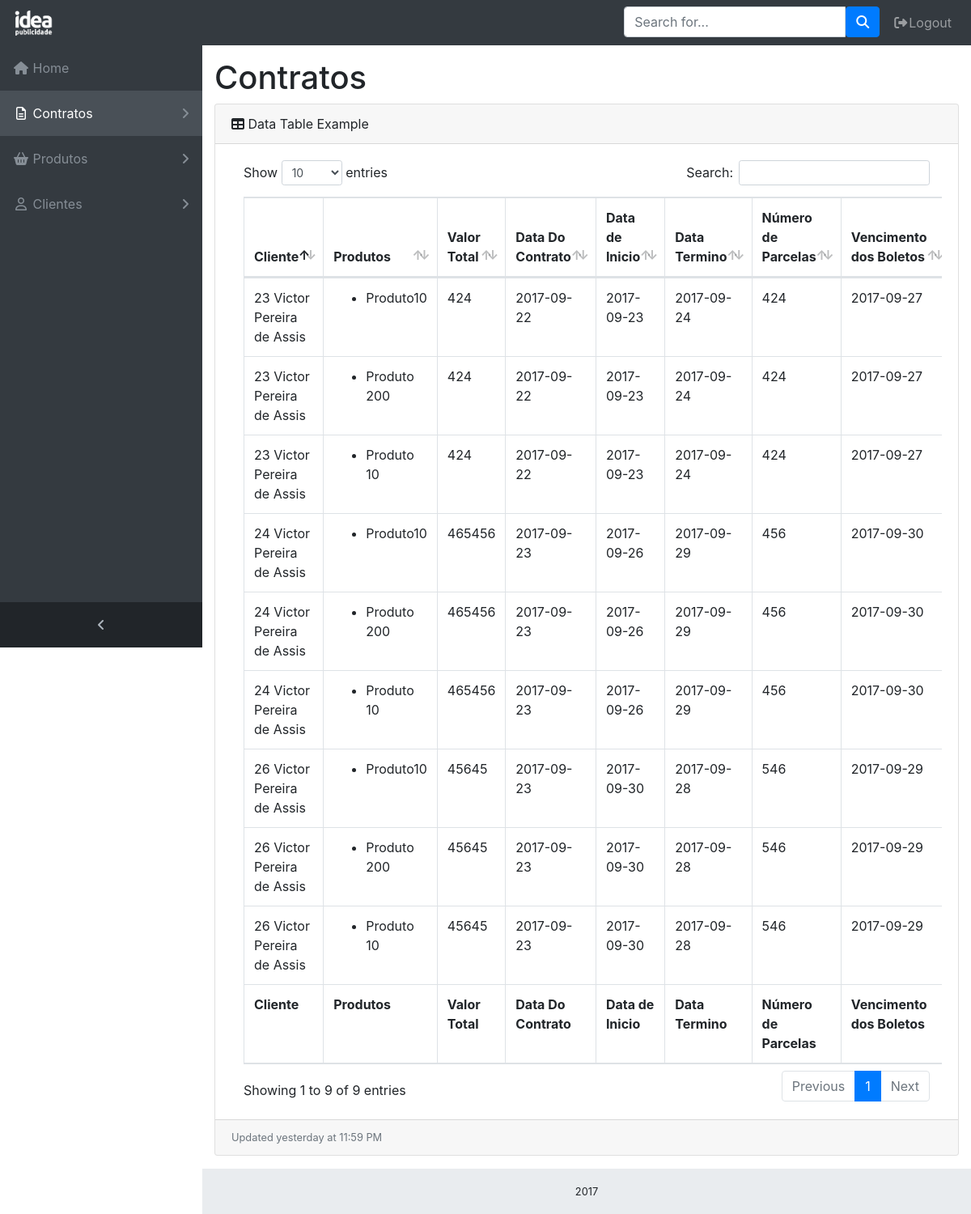
The page /index.php?option=contratos (signed in) on the database its author committed.
### tables this page shows
CREATE TABLE `contratos` (
  `idContrato` int(11) NOT NULL,
  `valor` double NOT NULL,
  `valorExtenco` varchar(50) NOT NULL,
  `dataAtual` date NOT NULL,
  `data_inicio` date NOT NULL,
  `data_fim` date NOT NULL,
  `num_parcelas` int(11) NOT NULL,
  `dataVencimento` date NOT NULL,
  `idCliente` int(11) NOT NULL
);

CREATE TABLE `clientes` (
  `idCliente` int(11) NOT NULL,
  `nomeCliente` varchar(150) NOT NULL,
  `dados` varchar(50) NOT NULL,
  `cidade` varchar(150) NOT NULL,
  `cep` varchar(15) NOT NULL,
  `estado` varchar(15) NOT NULL,
  `endereco` varchar(150) NOT NULL,
  `numero` varchar(100) NOT NULL,
  `bairro` varchar(150) NOT NULL
);

CREATE TABLE `produtos` (
  `idProduto` int(11) NOT NULL,
  `nomeProduto` varchar(150) NOT NULL,
  `descricao` varchar(750) NOT NULL,
  `valor` double NOT NULL
);

### control/Security.php (called while the page is built, shortened)
<?php
abstract class Security {
   static function checkLogin() {
      if( isset( $_SESSION['usuario']) &&  isset($_SESSION['senha'])) {
         return true;
      }  else {
         return false;
      }
   }
}

### control/DAO/ContratoDAO.php (called while the page is built, shortened)
<?php
class ContratoDAO {
   function listar() {
      $idContrato = func_get_args();
      $id = implode("", $idContrato[0]);
      try {
         $conexao = new ConnectionFactory();
         $con = $conexao->newConnection();
         if(empty($id)) {
            $cadastro = $con->prepare(
               "SELECT co.*, cl.nomeCliente, pr.nomeProduto FROM contratos co
               INNER JOIN clientes cl ON co.idCliente = cl.idCliente
               INNER JOIN listaprodutos lp ON lp.idContrato = co.idContrato
               INNER JOIN produtos pr ON pr.idProduto = lp.idProduto"
            );
         } else {
            $cadastro = $con->prepare("SELECT * FROM clientes WHERE idCliente = ?");
            $cadastro->bindValue(1,$id);
         }
         $cadastro->execute();
         if($cadastro->rowCount() > 0) {
            return $cadastro;
         } else {
            $validade = array('alert' => 'alert-warning', 'msg' => 'Cliente já cadastrado!');
         }
      } catch (Exception $ex) {
         die($ex->getMessage());
      }
   }
}

### control/ContratoCtrl.php (called while the page is built, shortened)
<?php
require_once __DIR__ . "/DAO/ContratoDAO.php";
class ContratoCtrl {
   function listarContrato() {
      $idContrato = func_get_args();
      $contratoDao = new ContratoDAO();
      return $contratoDao->listar($idContrato);
   }
}

### view/html/contratos.php (the view, shortened to what this page needs)
<?php
   require_once __DIR__ . "/../../control/Security.php";
   require_once __DIR__ . "/../../control/ContratoCtrl.php";
   $contratoCtrl = new ContratoCtrl();
?>
<h1>Contratos</h1>
<div class="card mb-3">
   <div class="card-header">
      <i class="fa fa-table"></i>
      Data Table Example
   </div>
   <div class="card-body">
      <div class="table-responsive">
         <table class="table table-bordered" width="100%" id="dataTable" cellspacing="0">
            <?php $rows = $contratoCtrl->listarContrato(); ?>
            <thead>
               <tr>
                  <th>Cliente</th>
                  <th>Produtos</th>
                  <th>Valor Total</th>
                  <th>Data Do Contrato</th>
                  <th>Data de Inicio</th>
                  <th>Data Termino</th>
                  <th>Número de Parcelas</th>
                  <th>Vencimento dos Boletos</th>
               </tr>
            </thead>
            <tfoot>
               <tr>
                  <th>Cliente</th>
                  <th>Produtos</th>
                  <th>Valor Total</th>
                  <th>Data Do Contrato</th>
                  <th>Data de Inicio</th>
                  <th>Data Termino</th>
                  <th>Número de Parcelas</th>
                  <th>Vencimento dos Boletos</th>
               </tr>
            </tfoot>
            <tbody>
               <?php while($inscricao = $rows->fetch(PDO::FETCH_OBJ)):  ?>
                  <tr>
                     <td><?php echo $inscricao->idContrato ?> <?php echo $inscricao->nomeCliente ?></td>
                     <td>
                        <ul>
                           <li><?php echo $inscricao->nomeProduto ?></li>
                        </ul>
                     </td>
                     <td><?php echo $inscricao->valor ?></td>
                     <td><?php echo $inscricao->dataAtual ?></td>
                     <td><?php echo $inscricao->data_inicio ?></td>
                     <td><?php echo $inscricao->data_fim ?></td>
                     <td><?php echo $inscricao->num_parcelas ?></td>
                     <td><?php echo $inscricao->dataVencimento ?></td>
                  </tr>
               <?php endwhile; ?>
            </tbody>
         </table>
      </div>
   </div>
   <div class="card-footer small text-muted">
      Updated yesterday at 11:59 PM
   </div>
</div>

### index.php (shortened to what this page needs)
<?php
   require_once "control/Security.php";
   require_once "model/Menu.php";
   $pagina = "inicial.php";
   if (isset($_GET["option"])) $pagina = $_GET["option"]. ".php";
   if($pagina != "logout.php"):
?>
<!doctype html>
<html lang="pt_BR">
   <head>
      <link rel="stylesheet" href="https://maxcdn.bootstrapcdn.com/bootstrap/4.0.0-beta/css/bootstrap.min.css">
      <link href="assets/css/plugins/dataTables.bootstrap4.css" rel="stylesheet">
      <link href="assets/css/plugins/multi-select.css" rel="stylesheet">
      <link rel="stylesheet" href="assets/css/style.css">
   </head>
   <body class="fixed-nav sticky-footer" id="page-top">
      <?php
         if (Security::checkLogin()) require_once "header.php";
         endif;
         if (Security::checkLogin()) : ?>
            <div class="content-wrapper">
               <div class="container-fluid">
               <?php
                  if (file_exists('view/html/'.$pagina)) {
                     require_once 'view/html/'.$pagina;
                  } else {
                  }
               ?>
               </div>
            </div>
         <?php else:
            require_once "login.php";
         endif;
         ?>
      <?php require_once "footer.php"; ?>
   </body>
</html>

### header.php (shortened to what this page needs)
<header class="site-header">
   <nav class="navbar navbar-expand-lg navbar-dark bg-dark fixed-top" id="mainNav">
      <a class="navbar-brand" href="index.php" title="Sistema de Contratos"><img src="assets/images/Logo-1.gif" class="logo" width="50" alt="Sistema de Contratos"/></a>
      <div class="collapse navbar-collapse" id="navbarResponsive">
         <ul class="navbar-nav navbar-sidenav" id="exampleAccordion">
            <?php
               $itens = array(
                  array(
                     'nome' => 'Home',
                     'arquivo' => 'home',
                     'icon' => 'fa-home'
                  ),
                  array(
                     'nome' => 'Contratos',
                     'arquivo' => 'contratos',
                     'icon' => 'fa-file-text-o',
                     'subMenu' => array (
                        array(
                           'nome' => 'Todos os Contratos',
                           'arquivo' => 'contratos'
                        ),
                        array(
                           'nome' => 'Novo Contrato',
                           'arquivo' => 'novo-contrato'
                        )
                     )
                  ),
                  array(
                     'nome' => 'Produtos',
                     'arquivo' => 'produtos',
                     'icon' => 'fa-shopping-basket',
                     'subMenu' => array (
                        array(
                           'nome' => 'Todos os Produtos',
                           'arquivo' => 'produtos'
                        ),
                        array(
                           'nome' => 'Novo Produto',
                           'arquivo' => 'novo-produto'
                        )
                     )
                  ),
                  array(
                     'nome' => 'Clientes',
                     'arquivo' => 'clientes',
                     'icon' => 'fa-user-o',
                     'subMenu' => array (
                        array(
                           'nome' => 'Todos os Cliente',
                           'arquivo' => 'clientes'
                        ),
                        array(
                           'nome' => 'Novo Cliente',
                           'arquivo' => 'novo-cliente'
                        )
                     )
                  )
               );
               $menu = new Menu($itens);
            ?>
         </ul>
         <ul class="navbar-nav sidenav-toggler">
            <li class="nav-item">
               <a class="nav-link text-center" id="sidenavToggler">
                  <i class="fa fa-fw fa-angle-left"></i>
               </a>
            </li>
         </ul>
         <ul class="navbar-nav ml-auto">
            <li class="nav-item">
               <form class="form-inline my-2 my-lg-0 mr-lg-2">
                  <div class="input-group">
                     <input type="text" class="form-control" placeholder="Search for...">
                     <span class="input-group-btn">
                        <button class="btn btn-primary" type="button">
                           <i class="fa fa-search"></i>
                        </button>
                     </span>
                  </div>
               </form>
            </li>
            <li class="nav-item">
               <a class="nav-link" data-toggle="modal" data-target="#exampleModal" title="Sair">
               <i class="fa fa-fw fa-sign-out"></i>Logout</a>
            </li>
         </ul>
      </div>
   </nav>
</header>

### model/Menu.php (shortened to what this page needs)
<?php
class Menu {
   function __construct($itens) {
      foreach($itens as $item) {
         $class = "";
         if (isset($_GET["option"])) {
            $link = 'index.php?option='.$item["arquivo"];
            if($item["arquivo"] == $_GET["option"]) $class = "active" ;
         } elseif ($item["arquivo"] == 'home') {
            $link = 'index.php';
            $class = "active";
         }
         echo'<li class="nav-item '. $class .'" data-toggle="tooltip" data-placement="right" title="'. $item["nome"] .'">';
         if(!isset($item["subMenu"])) {
            echo '<a class="nav-link" href="'.$link.'" title="'. $item["nome"] .'">
            <i class="fa fa-fw '. $item["icon"] .'"></i>
            <span class="nav-link-text">'.$item["nome"].'</span></a>';
         } else {
            echo '<a class="nav-link nav-link-collapse collapsed" data-toggle="collapse" href="#collapse'. $item["nome"] .'" data-parent="#exampleAccordion">
               <i class="fa fa-fw '. $item["icon"] .'"></i>
               <span class="nav-link-text">'.$item["nome"].'</span>
               </a><ul class="sidenav-second-level collapse" id="collapse'. $item["nome"] .'">';
            echo '</ul>';
         }
         echo '</li>';
      }
   }
}

### footer.php
<footer class="sticky-footer">
   <div class="container">
     <div class="text-center">
       <small>2017</small>
     </div>
   </div>
 </footer>

### assets/css/style.css (style rules this page uses)
html { position: relative; min-height: 100%; }
body.sticky-footer { margin-bottom: 56px; }
body.sticky-footer .content-wrapper { min-height: calc(100vh - 56px - 56px); }
body.fixed-nav { padding-top: 56px; }
.content-wrapper { min-height: calc(100vh - 56px); padding-top: 1rem; }
#mainNav { background: #702c91; }
#mainNav .logo { max-height: 100%; }
#mainNav .navbar-collapse { overflow: hidden; max-height: 75vh; }
#mainNav .navbar-collapse .navbar-nav .nav-item .nav-link { cursor: pointer; }
#mainNav .navbar-collapse .navbar-sidenav .nav-link-collapse:after { float: right; content: '\f107'; font-family: 'FontAwesome'; }
#mainNav .navbar-collapse .navbar-sidenav .nav-link-collapse.collapsed:after { content: '\f105'; }
#mainNav .navbar-collapse .sidenav-toggler { display: none; }
@media (min-width: 992px) { #mainNav .navbar-brand { width: 250px; padding: 0px; } }
@media (min-width: 992px) { #mainNav .navbar-collapse { overflow: visible; max-height: none; } }
@media (min-width: 992px) { #mainNav .navbar-collapse .navbar-sidenav { position: absolute; top: 0; left: 0; overflow-x: hidden; overflow-y: auto; -webkit-flex-direction: column; -ms-flex-direction: column; flex-direction: column; margin-top: 56px; } }
@media (min-width: 992px) { #mainNav .navbar-collapse .navbar-sidenav > .nav-item { width: 250px; padding: 0; } }
@media (min-width: 992px) { #mainNav .navbar-collapse .navbar-sidenav > .nav-item > .nav-link { padding: 1em; } }
#mainNav.navbar-dark .navbar-collapse .navbar-sidenav .nav-link-collapse:after { color: #868e96; }
#mainNav.navbar-dark .navbar-collapse .navbar-sidenav > .nav-item > .nav-link { color: #868e96; }
@media (min-width: 992px) { #mainNav.navbar-dark .navbar-collapse .navbar-sidenav { background: #343a40; } }
@media (min-width: 992px) { #mainNav.navbar-dark .navbar-collapse .navbar-sidenav li.active a { color: white !important; background-color: #495057; } }
#mainNav.fixed-top .sidenav-toggler { display: none; }
@media (min-width: 992px) { #mainNav.fixed-top .navbar-sidenav { height: calc(100vh - 112px); } }
@media (min-width: 992px) { #mainNav.fixed-top .sidenav-toggler { position: absolute; top: 0; left: 0; display: flex; overflow-x: hidden; overflow-y: auto; -webkit-flex-direction: column; -ms-flex-direction: column; flex-direction: column; margin-top: calc(100vh - 56px); } }
@media (min-width: 992px) { #mainNav.fixed-top .sidenav-toggler > .nav-item { width: 250px; padding: 0; } }
@media (min-width: 992px) { #mainNav.fixed-top .sidenav-toggler > .nav-item > .nav-link { padding: 1em; } }
#mainNav.fixed-top.navbar-dark .sidenav-toggler { background-color: #212529; }
#mainNav.fixed-top.navbar-dark .sidenav-toggler a i { color: #adb5bd; }
.content-wrapper { overflow-x: hidden; background: white; }
@media (min-width: 992px) { .content-wrapper { margin-left: 250px; } }
#sidenavToggler i { font-weight: 800; }
footer.sticky-footer { position: absolute; right: 0; bottom: 0; width: 100%; height: 56px; background-color: #e9ecef; line-height: 55px; }
@media (min-width: 992px) { footer.sticky-footer { width: calc(100% - 250px); } }

### rows shown on the page
contratos: idContrato "23", idCliente.nomeCliente "Victor Pereira de Assis", produtos.nomeProduto "Produto10", valor "424", dataAtual "2017-09-22", data_inicio "2017-09-23", data_fim "2017-09-24", num_parcelas "424", dataVencimento "2017-09-27", produtos.nomeProduto "Produto 200", produtos.nomeProduto "Produto 10"
contratos: idContrato "24", idCliente.nomeCliente "Victor Pereira de Assis", produtos.nomeProduto "Produto10", valor "465456", dataAtual "2017-09-23", data_inicio "2017-09-26", data_fim "2017-09-29", num_parcelas "456", dataVencimento "2017-09-30", produtos.nomeProduto "Produto 200", produtos.nomeProduto "Produto 10"
contratos: idContrato "26", idCliente.nomeCliente "Victor Pereira de Assis", produtos.nomeProduto "Produto10", valor "45645", dataAtual "2017-09-23", data_inicio "2017-09-30", data_fim "2017-09-28", num_parcelas "546", dataVencimento "2017-09-29", produtos.nomeProduto "Produto 200", produtos.nomeProduto "Produto 10"

### other values the page prints
$item["nome"] "Home"
$item["nome"] "Contratos"
$item["nome"] "Produtos"
$item["nome"] "Clientes"
